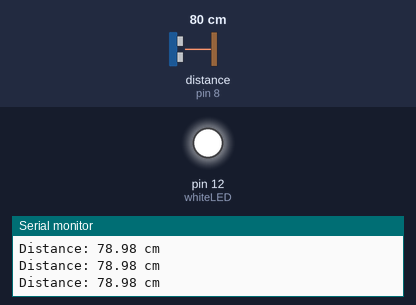
Bench run of a sketch on a simulated Arduino Uno, built with avr-gcc and run on an emulated ATmega328P. Parts: output pins drawn as LEDs (lit = HIGH), the last lines printed to the serial monitor. Wiring (inferred from the names in the program): ultrasonic range finder: trigger pin 7; echo pin 8. Dashed ring = blinking. Inputs (shaded band) come from the test bench; at power-on: distance to the obstacle (sensor on pin 8) 80 cm. The echo pulse lasts 58.3 µs per cm; pins used as bus, display or sensor lines are not drawn.

Above: at 3.2 s.
3.3 s: distance to the obstacle (sensor on pin 8) set to 34 cm
6.3 s: distance to the obstacle (sensor on pin 8) set to 27 cm
At 7.3 s:
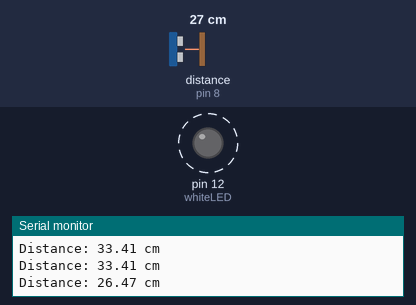
9.3 s: distance to the obstacle (sensor on pin 8) set to 35 cm
At 9.9 s:
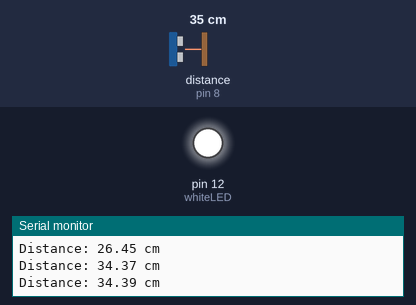
10.9 s: distance to the obstacle (sensor on pin 8) set to 18 cm
At 12.3 s:
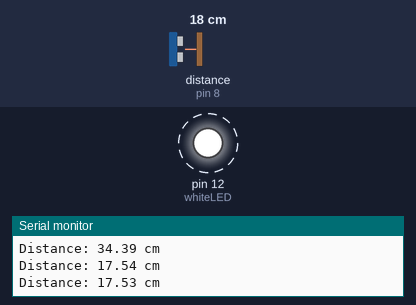
Timing chart, 0 to 14.9 s (numbered marks = the images above; inputs shaded):
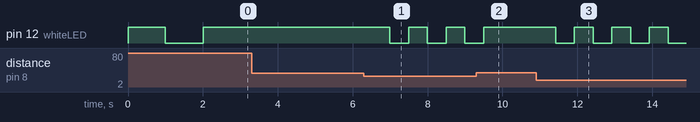

Measured:
- the behaviour switches between 31 and 30 cm on distance to the obstacle (sensor on pin 8) (found by bisection; images 0 and 1)
- after the input at 6.3 s, pin 12 (whiteLED): alternates HIGH for 0.50 s and LOW for 0.50 s, starting after 0.69 s
- after the input at 9.3 s, pin 12 (whiteLED): goes on until 9.5 s, then stays HIGH
- after the input at 10.9 s, pin 12 (whiteLED): alternates HIGH for 0.50 s and LOW for 0.50 s, starting after 0.52 s

The sketch:

0321.ino
```cpp
const int trigPin = 7;    // 超聲波感測器 TRIG 接腳
const int echoPin = 8;    // 超聲波感測器 ECHO 接腳
const int whiteLED = 12;  // 白色 LED 接腳

void setup() {
  pinMode(trigPin, OUTPUT);
  pinMode(echoPin, INPUT);
  pinMode(whiteLED, OUTPUT);
  Serial.begin(9600);

  // LED 測試：開機時閃爍一次
  digitalWrite(whiteLED, HIGH);
  delay(1000);
  digitalWrite(whiteLED, LOW);
  delay(1000);
}

void loop() {
  // 發送超聲波
  digitalWrite(trigPin, LOW);
  delayMicroseconds(2);
  digitalWrite(trigPin, HIGH);
  delayMicroseconds(10);
  digitalWrite(trigPin, LOW);

  // 計算距離
  long duration = pulseIn(echoPin, HIGH);
  float distance = duration * 0.034 / 2;  // 換算成公分

  Serial.print("Distance: ");
  Serial.print(distance);
  Serial.println(" cm");

  // 根據距離控制 LED
  if (distance > 30) {
    // 安全距離：LED 持續亮著
    digitalWrite(whiteLED, HIGH);
    delay(200);
  } else if (distance > 10) {
    // 警告距離：LED 慢速閃爍
    digitalWrite(whiteLED, HIGH);
    delay(500);
    digitalWrite(whiteLED, LOW);
    delay(500);
  } else {
    // 危險距離：LED 快速閃爍
    digitalWrite(whiteLED, HIGH);
    delay(100);
    digitalWrite(whiteLED, LOW);
    delay(100);
  }
}
```
